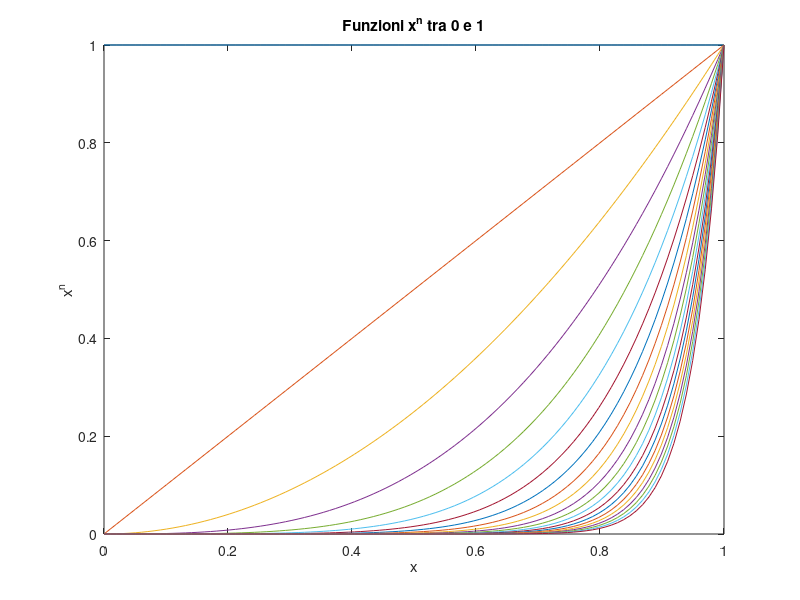
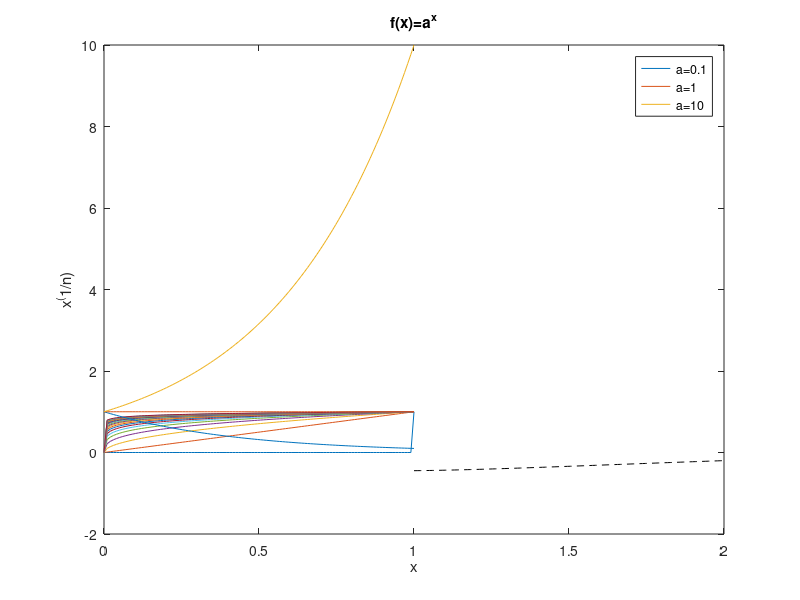

These figures' MATLAB source, in order:
% es 1
xf = linspace(1, 2, 50);
fx = 2*(log(xf+2)) ./ sqrt(xf+1);

xg = linspace(1, 5, 50);
gx = (xg.^2+2*xg+1) ./ (xg.^2+1);

plot(xf,fx,'r',xg,gx,'g');

% es 2
x1 = linspace(1,2.5);
f1 = sin(exp(x1));

x2 = linspace(-3,1.5);
f2 = (x2.^3 - 3*x2 + 2) .* exp(x2);

figure(1);
plot(x1,f1, 'r');
title('f1');
grid on;

figure(2);
plot(x2,f2, 'b');
title('f2');
grid on;

% es 3
x = linspace(0,1);

figure(1)
for n=0:20
    fx_n = x.^n;
    plot(x,fx_n);
    hold on
end
title('Funzioni x^n tra 0 e 1')
xlabel('x')
ylabel('x^n')

figure(2)
for n=0:20
    gx_n = x.^(1/n);
    plot(x,gx_n);
    hold on
end
title('Funzioni x^(1/n) tra 0 e 1')
xlabel('x')
ylabel('x^(1/n)')

% es 4
x = linspace(1,2);
f = @(x) (2*log(x+2)) ./ (sqrt(x+1)) - (x.^2+2*x+1) ./ (x.^2+1);

plot(x, f(x), 'k--');

% es 5
f = @(x,a) a.^x;

a=[0.1 1 10];
x = linspace(0,1);
Y = f(x,a');

plot(x,Y);
title('f(x)=a^x')
legend('a=0.1', 'a=1', 'a=10')
